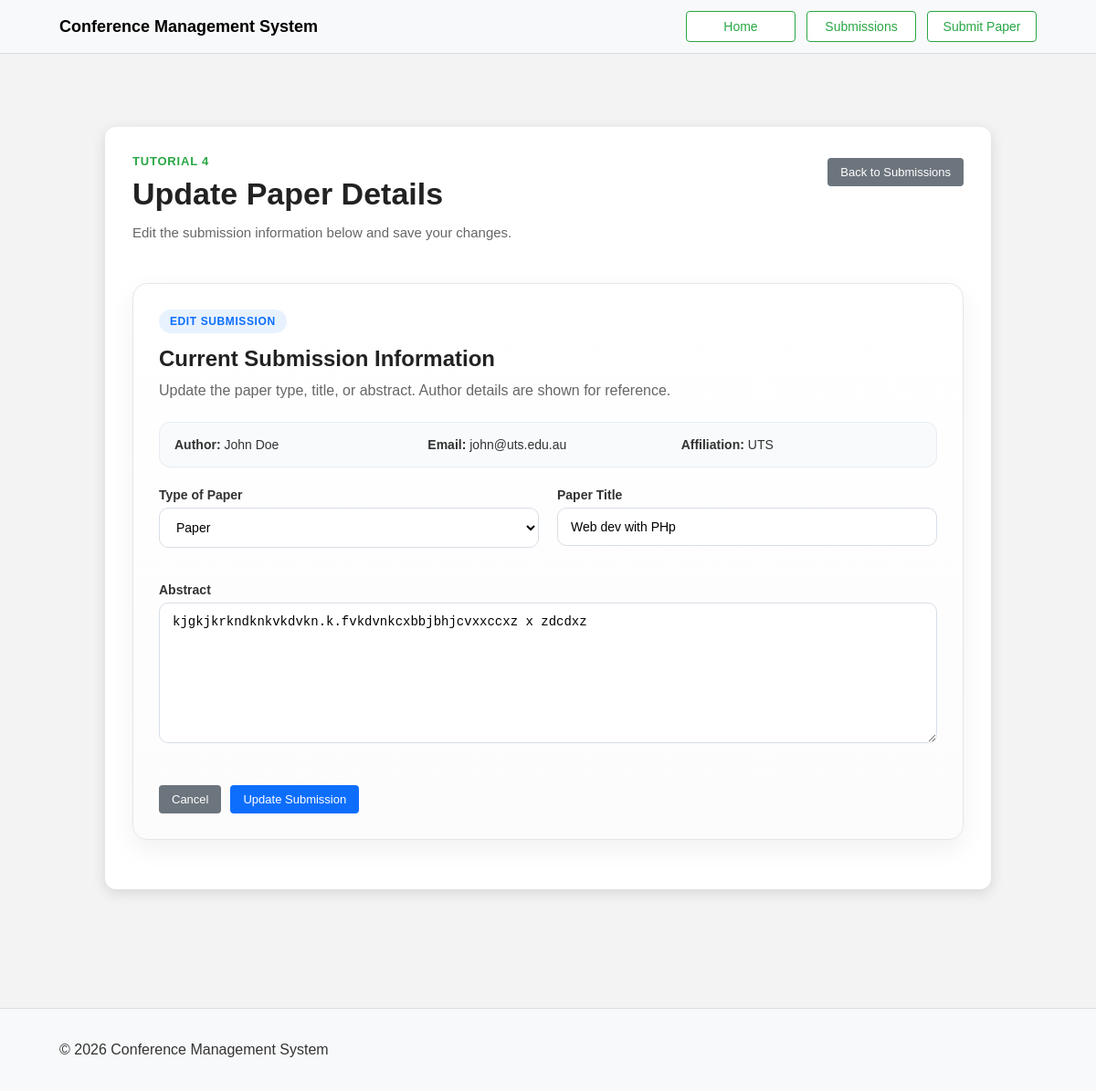
The page /update_submission.php?id=6 on the database its author committed.
### tables this page shows
CREATE TABLE Submissions (
    id INTEGER PRIMARY KEY AUTOINCREMENT,
    User_id INTEGER,
    title TEXT NOT NULL,
    paper_type TEXT,
    accepted BOOLEAN,
    abstract TEXT,
    FOREIGN KEY (User_id) REFERENCES Users(id)
);

CREATE TABLE Users (
    id INTEGER PRIMARY KEY AUTOINCREMENT,
    Name TEXT NOT NULL,
    Email TEXT UNIQUE,
    affiliation TEXT,
    Role TEXT
);

### update_submission.php (the view, shortened to what this page needs)
<?php
include('db_conn.php');
$id = (int)$_GET['id'];
$sql = "
    SELECT
        s.id,
        s.title,
        s.paper_type,
        s.abstract,
        u.Name AS author_name,
        u.Email AS author_email,
        u.affiliation
    FROM Submissions s
    JOIN Users u ON s.User_id = u.id
    WHERE s.id = :id
";
$stmt = $pdo->prepare($sql);
$stmt->execute([':id' => $id]);
$submission = $stmt->fetch(PDO::FETCH_ASSOC);
?>
<!DOCTYPE html>
<html lang="en">
<head>
    <link rel="stylesheet" href="styles.css">
</head>
<body>
<nav class="navbar">
    <div class="container">
        <a class="brand" href="index.php">Conference Management System</a>
        <div class="nav-buttons">
            <a href="index.php" class="btn-outline nav-link">Home</a>
            <a href="submissions.php" class="btn-outline nav-link">Submissions</a>
            <a href="create_submissions.php" class="btn-outline nav-link">Submit Paper</a>
        </div>
    </div>
</nav>
<main class="content-area">
    <div class="wrapper">
        <div class="details-box create-page-box">
            <div class="create-header">
                <div>
                    <p class="page-kicker">Tutorial 4</p>
                    <h1 class="create-title">Update Paper Details</h1>
                    <p class="create-subtitle">
                        Edit the submission information below and save your changes.
                    </p>
                </div>
                <a href="submissions.php" class="secondary-btn">Back to Submissions</a>
            </div>
            <div class="pretty-card">
                <div class="section-badge">Edit Submission</div>
                <h2 class="section-title">Current Submission Information</h2>
                <p class="section-text">
                    Update the paper type, title, or abstract. Author details are shown for reference.
                </p>
                <div class="summary-bar">
                    <div><strong>Author:</strong> <?php echo htmlspecialchars($submission['author_name']); ?></div>
                    <div><strong>Email:</strong> <?php echo htmlspecialchars($submission['author_email']); ?></div>
                    <div><strong>Affiliation:</strong> <?php echo htmlspecialchars($submission['affiliation']); ?></div>
                </div>
                <form action="engine.php" method="post">
                    <div class="pretty-grid">
                        <div class="form-group">
                            <label for="paper_type">Type of Paper</label>
                            <select id="paper_type" name="paper_type" required>
                                <option value="Paper" <?php echo $submission['paper_type'] === 'Paper' ? 'selected' : ''; ?>>Paper</option>
                            </select>
                        </div>
                        <div class="form-group">
                            <label for="title">Paper Title</label>
                            <input
                                type="text"
                                id="title"
                                name="title"
                                value="<?php echo htmlspecialchars($submission['title']); ?>"
                                placeholder="Enter paper title"
                                required
                            >
                        </div>
                        <div class="form-group pretty-full">
                            <label for="abstract">Abstract</label>
                            <textarea
                                id="abstract"
                                name="abstract"
                                rows="8"
                                placeholder="Update the paper abstract here..."
                                required
                            ><?php echo htmlspecialchars($submission['abstract']); ?></textarea>
                        </div>
                    </div>
                    <div class="form-actions">
                        <a href="submissions.php" class="secondary-btn">Cancel</a>
                        <button type="submit" name="finalise_update_submission" class="primary-btn">Update Submission</button>
                    </div>
                </form>
            </div>
        </div>
    </div>
</main>
<footer>
    <div class="container footer-row">
        <p>&copy; 2026 Conference Management System</p>
    </div>
</footer>
</body>
</html>

### styles.css (style rules this page uses)
* { box-sizing: border-box; }
body { margin: 0; font-family: Arial, sans-serif; background-color: #f3f3f3; color: #333; }
a { text-decoration: none; color: inherit; }
.navbar { background-color: #f8f9fa; border-bottom: 1px solid #ddd; padding: 12px 0; }
.container { max-width: 1100px; margin: auto; padding: 0 15px; display: flex; justify-content: space-between; align-items: center; }
.brand { text-decoration: none; font-weight: bold; font-size: 18px; color: #000; }
.nav-buttons { display: flex; gap: 12px; flex-wrap: wrap; }
.btn-outline { display: inline-block; min-width: 120px; text-align: center; padding: 8px 12px; border: 1px solid #28a745; color: #28a745; text-decoration: none; border-radius: 4px; font-size: 14px; background: #fff; }
.content-area, .content-area-register { padding-top: 50px; padding-bottom: 50px; }
.wrapper { max-width: 1000px; margin: 30px auto; padding: 0 15px; }
.details-box, .form-box-register, .page-box { background: white; padding: 30px; border-radius: 12px; max-width: 1000px; margin: auto; box-shadow: 0px 4px 15px rgba(0, 0, 0, 0.12); }
h1, h2, h3 { color: #333; margin-top: 0; }
.primary-btn, .secondary-btn, .success-btn, .warning-btn, .danger-btn, .detailsBtn { display: inline-block; padding: 8px 14px; font-size: 13px; border-radius: 4px; cursor: pointer; border: none; text-decoration: none; margin-top: 4px; }
.primary-btn { background-color: #0d6efd; color: white; }
.secondary-btn { background-color: #6c757d; color: white; }
.form-group { margin-bottom: 18px; }
.form-group label { display: block; font-size: 14px; font-weight: bold; margin-bottom: 6px; }
.form-group input, .form-group select, .form-group textarea { width: 100%; padding: 10px 12px; font-size: 14px; border: 1px solid #ccc; border-radius: 4px; }
.form-group textarea { resize: vertical; min-height: 120px; }
.form-actions { display: flex; gap: 10px; flex-wrap: wrap; margin-top: 20px; }
footer { padding: 20px; background-color: #f8f9fa; margin-top: 50px; border-top: 1px solid #ddd; }
.footer-row { width: 100%; text-align: center; }
.create-page-box { max-width: 980px; }
.create-header { display: flex; justify-content: space-between; align-items: flex-start; gap: 20px; margin-bottom: 28px; flex-wrap: wrap; }
.page-kicker { margin: 0 0 8px 0; font-size: 13px; font-weight: bold; color: #28a745; text-transform: uppercase; letter-spacing: 0.8px; }
.create-title { margin: 0; font-size: 34px; line-height: 1.2; color: #222; }
.create-subtitle { margin-top: 10px; max-width: 700px; color: #666; line-height: 1.6; font-size: 15px; }
.pretty-card { background: linear-gradient(180deg, #ffffff 0%, #fcfcfc 100%); border: 1px solid #e6e6e6; border-radius: 16px; padding: 28px; margin-bottom: 24px; box-shadow: 0 10px 28px rgba(0, 0, 0, 0.06); }
.section-badge { display: inline-block; margin-bottom: 14px; padding: 6px 12px; border-radius: 999px; background: #e8f2ff; color: #0d6efd; font-size: 12px; font-weight: bold; text-transform: uppercase; letter-spacing: 0.6px; }
.section-title { margin: 0 0 8px 0; font-size: 24px; color: #222; }
.section-text { margin: 0 0 22px 0; color: #666; line-height: 1.6; }
.pretty-grid { display: grid; grid-template-columns: 1fr 1fr; gap: 20px; }
.pretty-full { grid-column: 1 / -1; }
.summary-bar { display: grid; grid-template-columns: repeat(3, 1fr); gap: 14px; margin-bottom: 22px; padding: 16px; background: #f8fafc; border: 1px solid #e7edf3; border-radius: 12px; font-size: 14px; }
.form-group input, .form-group select, .form-group textarea { border: 1px solid #d8dee6; border-radius: 10px; padding: 12px 14px; background: #fff; transition: all 0.2s ease; }

### rows shown on the page
submissions: User.Name "John Doe", User.Email "john@uts.edu.au", User.affiliation "UTS", paper_type "Paper", title "Web dev with PHp", abstract "kjgkjkrkndknkvkdvkn.k.fvkdvnkcxbbjbhjcvxxccxz x zdcdxz"
